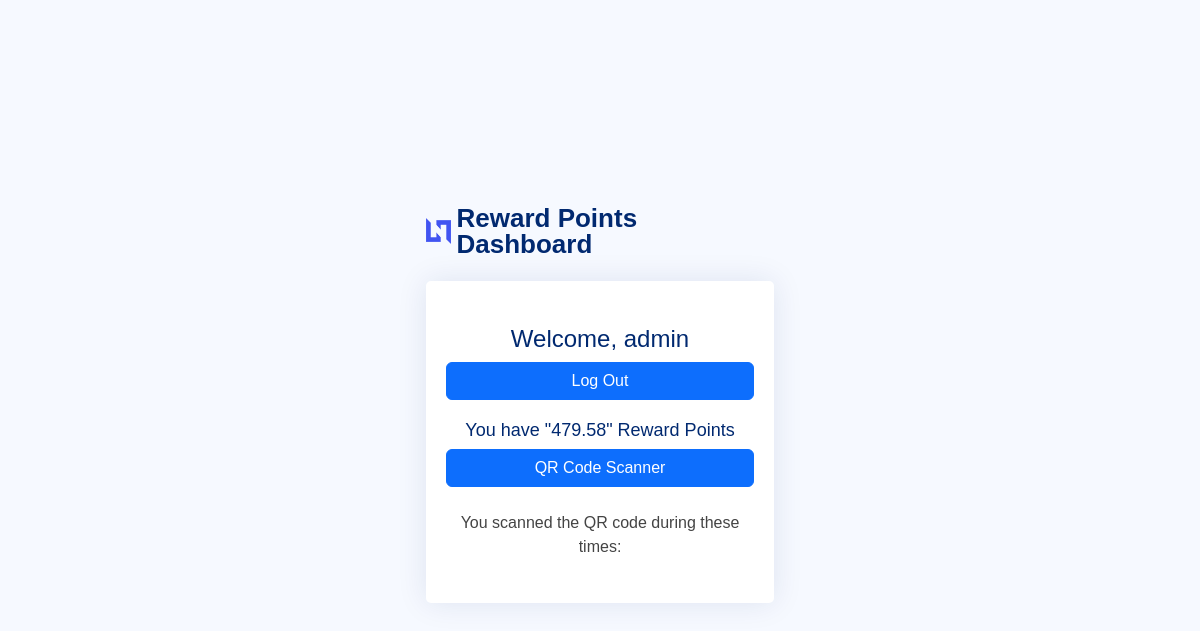
Before: /dashboard (signed in) with the older database file.
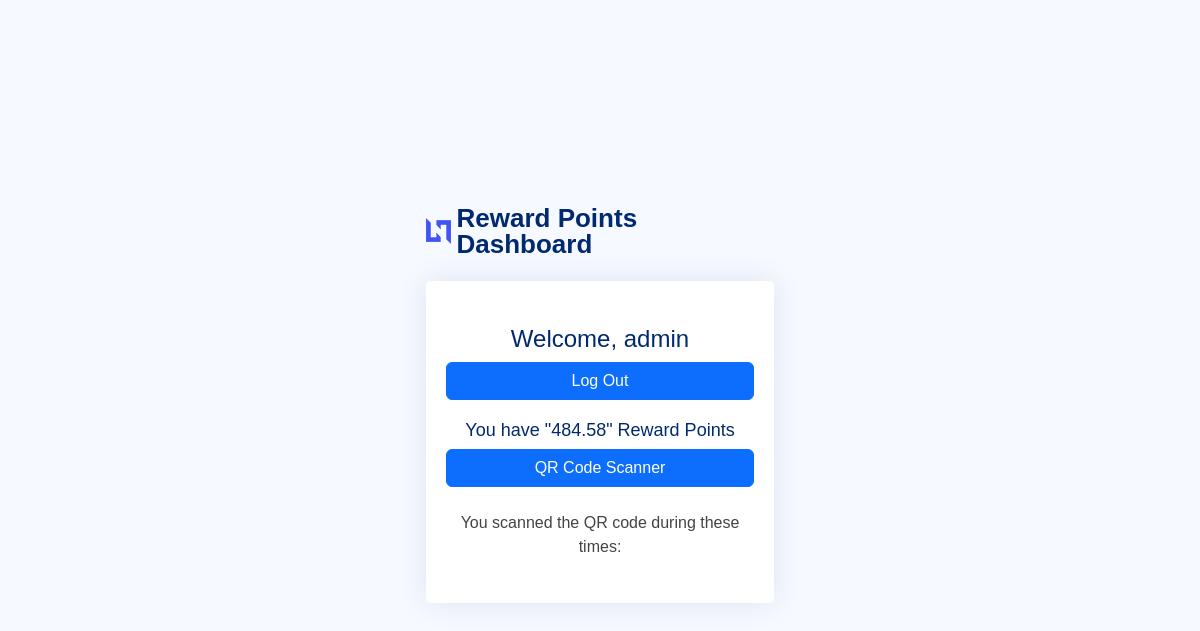
After: the same page with the newer database file.
### api/models.py (models this page shows, shortened)
class RewardPoints(models.Model):
    name = models.CharField(max_length=1000, default='')
    value = models.DecimalField(max_digits=10, decimal_places=2, default=0)
    class Meta:
        db_table = 'state'
        verbose_name = 'Reward Point'

### api/views.py (the view)
# urls.py: path('dashboard', views.dashboard, name='dashboard'),    #dashboard page
def dashboard(request):
    callname = RewardPoints.objects.all()
    return render(request, 'dashboard.html',{'callname': callname})

### templates/dashboard.html (shortened to what this page needs)
{% load static %}
<!DOCTYPE html>
<html lang="en">
<head>
  <link href="{% static 'font.css' %}" rel="stylesheet">
  <link href="{% static 'assets/vendor/bootstrap/css/bootstrap.min.css' %}" rel="stylesheet">
  <link href="{% static 'assets/vendor/bootstrap-icons/bootstrap-icons.css' %}" rel="stylesheet">
  <link href="{% static 'assets/vendor/boxicons/css/boxicons.min.css' %}" rel="stylesheet">
  <link href="{% static 'assets/vendor/quill/quill.snow.css' %}" rel="stylesheet">
  <link href="{% static 'assets/vendor/quill/quill.bubble.css' %}" rel="stylesheet">
  <link href="{% static 'assets/vendor/remixicon/remixicon.css' %}" rel="stylesheet">
  <link href="{% static 'assets/vendor/simple-datatables/style.css' %}" rel="stylesheet">
  <link href="{% static 'assets/css/style.css' %}" rel="stylesheet">
</head>
<body>
  <main>
    <div class="container">
      <section class="section register min-vh-100 d-flex flex-column align-items-center justify-content-center py-4">
        <div class="container">
          <div class="row justify-content-center">
            <div class="col-lg-4 col-md-6 d-flex flex-column align-items-center justify-content-center">
              <div class="d-flex justify-content-center py-4">
                <a href="{% url 'root' %}" class="logo d-flex align-items-center w-auto">
                  <img src="{% static 'assets/img/logo.png' %}" alt="">
                  <span class="d-none d-lg-block">Reward Points Dashboard</span>
                </a>
              </div>
              <div class="card mb-3">
                <div class="card-body">
                  {% if user.is_authenticated %}
                  <div class="pt-4 pb-2">
                    <h5 class="card-title text-center pb-0 fs-4">Welcome, {{user.username}}</h5>
                    <div class="col-12">
                      <form action="logout" method="GET">
                        <button class="btn btn-primary w-100" type="submit">Log Out</button>
                      </form>
                    </div>
                    <div class="col-12">
                      {% for rewardpoint in callname %}
                        {% if rewardpoint.name == user.username %}
                        <h5 class="card-title text-center pb-0">You have "{{rewardpoint.value}}" Reward Points</h5>
                        {% endif %}
                      {% endfor %}
                    </div>
                    <div class="col-12">
                      <form action="checking" method="GET">
                        <button class="btn btn-primary w-100" type="submit">QR Code Scanner</button>
                      </form>
                    </div>
                    <div class="col-12">
                      <br>
                      <p class="text-center">You scanned the QR code during these times:</p>
                  </div class="col-12">
                  </div>
                  {% endif %}
                </div>
              </div>
            </div>
          </div>
        </div>
      </section>
    </div>
  </main>
</body>
</html>

Changed rows visible on the page:
changed RewardPoints: value "479.58" → "484.58"
